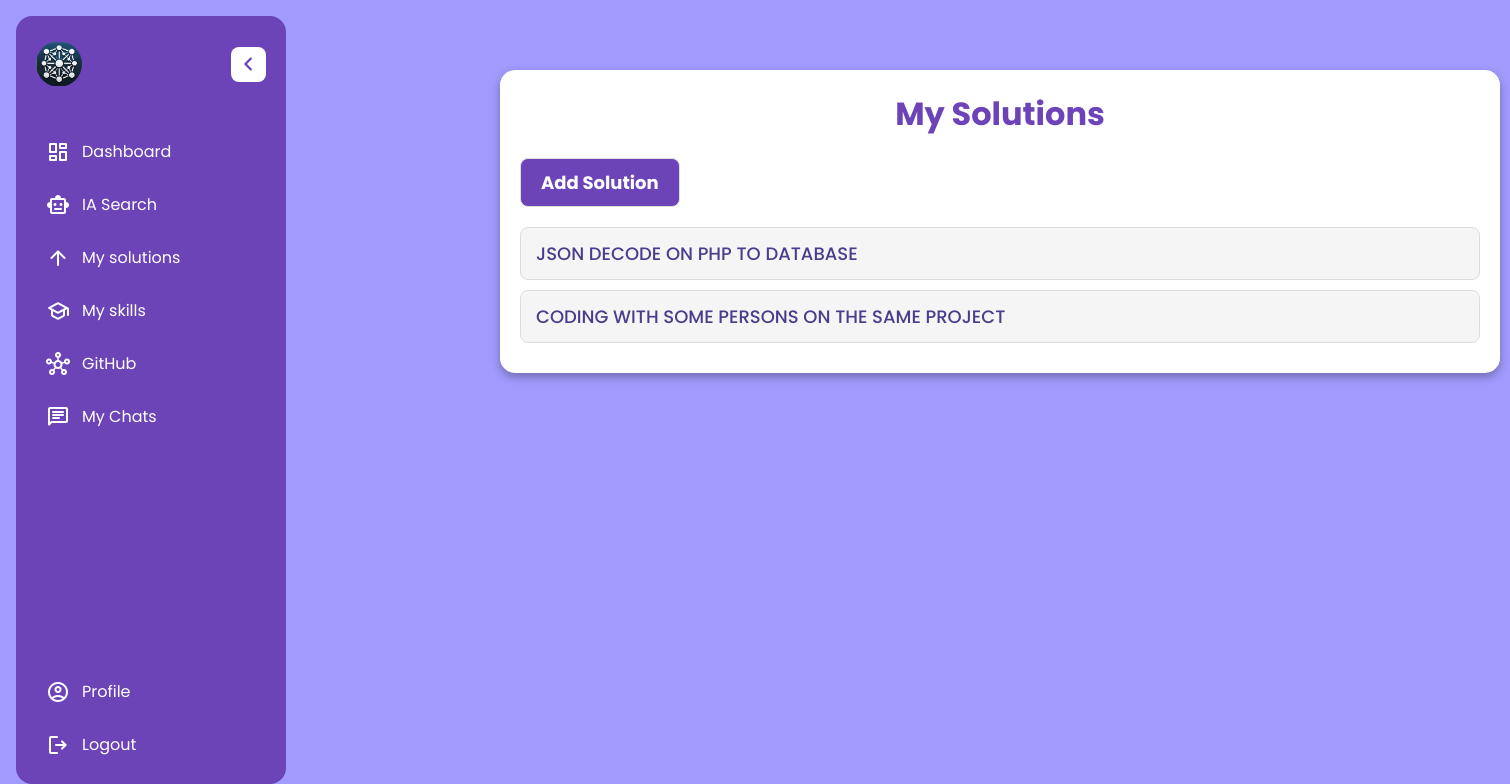
/views/mysolutions.php (signed in), run on the app's committed database.
### tables this page shows
CREATE TABLE `solutions` (
  `id` int(11) NOT NULL,
  `user_id` int(11) NOT NULL,
  `title` varchar(100) NOT NULL,
  `solution` varchar(10000) NOT NULL,
  `likes` int(11) NOT NULL DEFAULT 0,
  `dislikes` int(11) NOT NULL DEFAULT 0,
  `updated_at` timestamp NOT NULL DEFAULT current_timestamp() ON UPDATE current_timestamp(),
  `created_at` timestamp NOT NULL DEFAULT current_timestamp()
);

### config/Db.php (called while the page is built, shortened)
<?php
class Db{
    private $servername= "localhost";
    private $username= "root";
    private $password= "";
    private $dbname= "solutionhub_db";
    public function __construct() {
        $this->conn = $this->connect();
    }
    public function connect() {
        $this->conn = null;
        try {
            $this->conn = new PDO("mysql:host=$this->servername;dbname=$this->dbname", $this->username, $this->password);
            $this->conn->setAttribute(PDO::ATTR_ERRMODE, PDO::ERRMODE_EXCEPTION);
        } catch(PDOException $e) {
            echo 'Connection Error: ' . $e->getMessage();
        }
        return $this->conn;
    }
}

### models/Solution.php (called while the page is built, shortened)
<?php
class Solution {
    private $table = 'solutions';
    private $conn;
    public function __construct($conn) {
        $this->conn = $conn;
    }
    public function getSolutionsByUser($user_id) {
        $sql = "SELECT * FROM {$this->table} WHERE user_id = :user_id ORDER BY created_at DESC";
        $stmt = $this->conn->prepare($sql);
        $stmt->bindParam(':user_id', $user_id, PDO::PARAM_INT);
        $stmt->execute();
        return $stmt->fetchAll(PDO::FETCH_ASSOC);
    }
}

### views/mysolutions.php (the view, shortened to what this page needs)
<?php
    require_once "../config/Db.php";
    require_once "../models/Solution.php";
    require_once "../includes/parts/header.php";
?>
    <link rel="stylesheet" href="../assets/css/myskills.css">
</head>
<?php
    require_once "../includes/parts/layout.php";
    $db = new Db();
    $solutionO = new Solution($db->conn);
    $solutions = $solutionO->getSolutionsByUser($_SESSION['user_id']);
?>
    <div class="skill_container">
        <div class="row">
            <div class="col-12">
                <h1>My Solutions</h1>
                <a href="InsertSolution.php" class="btn btn-primary">Add Solution</a>
                <?php foreach($solutions as $solution): ?>
                        <div><a href="solution.php?id=<?=$solution['id']?>"><?= $solution['title'];?></a></div>
                <?php endforeach; ?>
            </div>
        </div>
    </div>
</body>
</html>

### assets/css/layout.css (style rules this page uses)
* { margin: 0; padding: 0; box-sizing: border-box; font-family: "Poppins", sans-serif; }

### assets/css/myskills.css (style rules this page uses)
.skill_container { width: 100%; position: absolute !important; top:70px; left:500px; max-width: 1000px; padding: 20px; background: #ffffff; color: #333; border-radius: 15px; box-shadow: 0 4px 10px rgba(0, 0, 0, 0.3); }
h1 { text-align: center; font-size: 32px; margin-bottom: 20px; color: #6d44b8; }
.btn-primary { display: inline-block; padding: 10px 20px; margin-bottom: 20px; background: #6d44b8; color: #fff; text-decoration: none; font-weight: bold; border-radius: 8px; transition: background 0.3s, transform 0.2s ease-in-out; text-align: center; }
div a { display: block; padding: 12px 15px; margin-bottom: 10px; background: #f5f5f5; color: #4c3c8c; border-radius: 8px; font-size: 18px; font-weight: 500; text-decoration: none; border: 1px solid #ddd; transition: all 0.3s; }

### data on the page
solutions: title "JSON DECODE ON PHP TO DATABASE"
solutions: title "CODING WITH SOME PERSONS ON THE SAME PROJECT"
